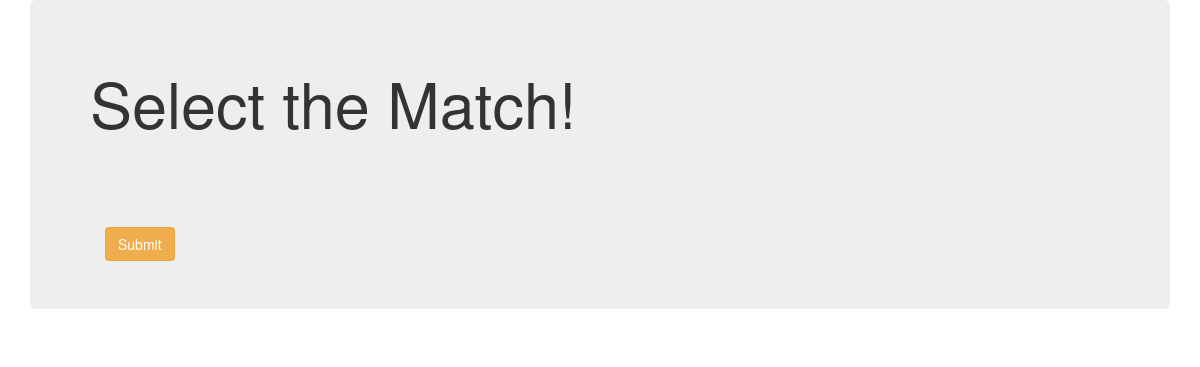
Before: /team/ with the older database file.
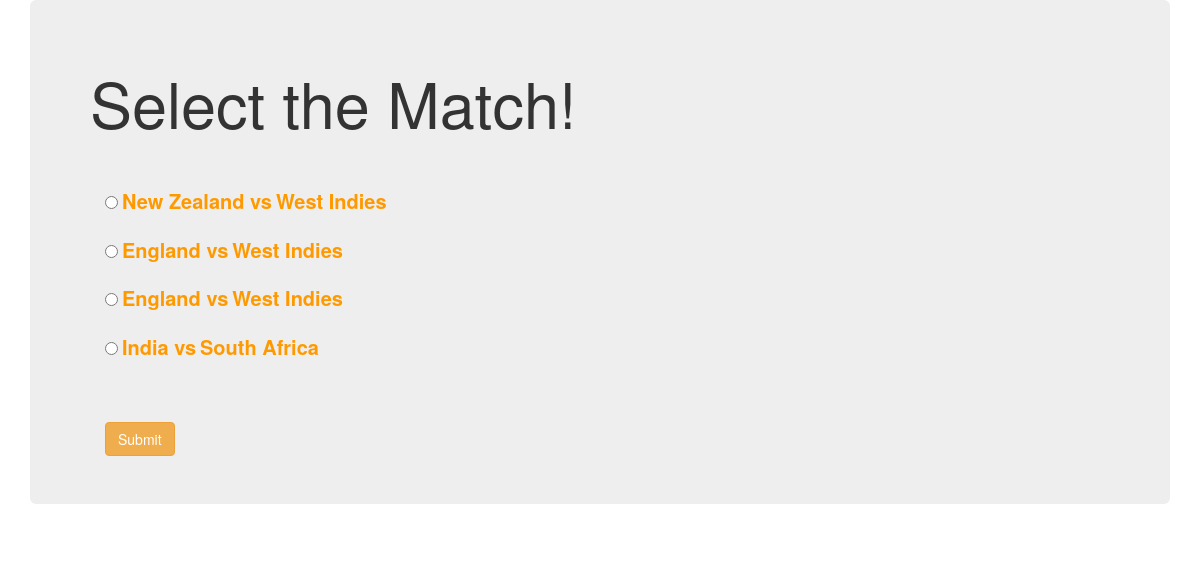
After: the same page with the newer database file.
### Yorking/models.py (models this page shows)
class match_user(models.Model):
    match_id=models.CharField(primary_key=True,default=uuid_hex,max_length=100,editable=False)
    country1=models.CharField(max_length=200)
    country2=models.CharField(max_length=200)
    status=models.CharField(max_length=200,default='Not occured')

### Yorking/views.py (the view)
# urls.py: path('team/',views.select_team,name="select_team"),
def select_team(request):
    userid=user.objects.all().values()[1]['user_id']
    print('user_id',userid)
    user_obj=user.objects.get(user_id=userid)
    user_team_obj=user_team.objects.filter(user_id=user_obj).values('match_id')
    print('user played matches',user_team_obj)
    matches=[]
    match_user_obj=match_user.objects.filter(status='Available').values()
    print('AVAILABLE',match_user_obj)
    for i in match_user_obj:
        for j in user_team_obj:
            if i['match_id'] != j['match_id']:
                matches.append(i)
    if len(matches)==0:
        error="No New Matches Available! Come back Later Some time"
    else:
        error=False
    return render(request,'Yorking/team.html',{'error':error,'matches':matches})

### templates/Yorking/team.html (shortened to what this page needs)
<!DOCTYPE html>
{% load static %}
<html lang="en" dir="ltr">
  <head>
    <link rel="stylesheet" href="https://maxcdn.bootstrapcdn.com/bootstrap/3.3.7/css/bootstrap.min.css">
  </head>
  <body>
    <div class="container">
      <div class="jumbotron">
        <h1>Select the Match!</h1>
        <br><br>
        <div class="container">
          <form action="{% url 'Yorking:playerss' %}" method="POST">
            {% for i in matches %}
            <div class="form-group">
              <input type="radio" name="matchid" value={{i.match_id}}>
              <label for="player" style="color:#ff9900; font-size:20px">{{i.country1}} vs</label>
              <label for="player" style="color:#ff9900; font-size:20px"> {{i.country2}}</label><p></p>
            </div>
            {% endfor %}
            <br><br>
            <button type="submit" name='submit' class="btn btn-warning margin-bottom button">Submit</button>
          </form>
        </div>
      </div>
    </div>
  </body>
</html>

Changed rows visible on the page:
now on this page (row edited): match_user: country1 "New Zealand", country2 "West Indies"
now on this page (row unchanged): match_user: country1 "England", country2 "West Indies"
added match_user: country1 "India", country2 "South Africa"
